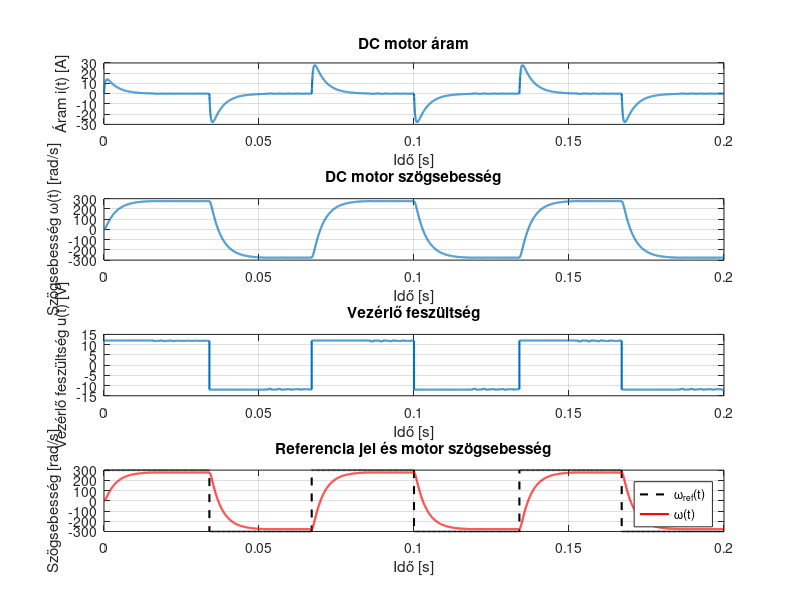

The MATLAB script that drew this image:
%% Paraméterek
% Motor paraméterek
R      = 0.716;      % Armatúra ellenállás [ohm]
L      = 0.00026;    % Armatúra induktivitás [H]
k      = 0.0429;     % Motor állandó (Nm/A vagy V/(rad/s))
J      = 1e-5;       % Tehetetlenségi nyomaték [kg*m^2]
b      = 0.0;        % Viszkózus súrlódás [N*m*s/rad]
T_load = 0.0;        % Terhelő nyomaték [Nm]

% Szabályozó paraméterek
Kp     = 0.5;        % P-szabályozó erősítés
Vmax   = 12.0;       % Feszültség szaturáció (±V)

% Referencia jel (négyszögjel) paraméterek
w_high = 300;        % Felső szögsebesség [rad/s]
w_low  = -300;       % Alsó szögsebesség [rad/s]
freq   = 15;         % Négyszögjel frekvencia [Hz]

% Szimulációs beállítások
t_max         = 0.2;        % Szimulációs idő [s]
dt_controller = 1e-3;       % Szabályozó frissítési időköze [s]

%% Inicializáció
% Kezdeti állapot: x = [i; omega]
x = [0; 0];  
t_current = 0;

% Eredmények tárolása
T_all      = [];
I_all      = [];
Omega_all  = [];
U_all      = [];
Wref_all   = [];

% Négyszögjel periódusa
T_period = 1 / freq;

%% Szimuláció (vezérlő update + adaptív motor integrálás)
while t_current < t_max
    % Következő vezérlő update időpontja
    t_next = min(t_current + dt_controller, t_max);
    
    % Referencia jel számítása a jelenlegi időpillanatban
    if mod(t_current, T_period) < T_period/2
        w_ref = w_high;
    else
        w_ref = w_low;
    end
    
    % Vezérlő: hibaszámítás és feszültség számítás
    error = w_ref - x(2);  % x(2) a motor szögsebessége (omega)
    u_raw = Kp * error;
    u = max(-Vmax, min(u_raw, Vmax)); % Szaturáció
    
    % Motor dinamikája: a vezérlő kimenetét fixnek tekintjük [t_current, t_next]
    motorODE = @(t, x) [ (u - R*x(1) - k*x(2)) / L; ...
                         (k*x(1) - b*x(2) - T_load) / J ];
                     
    opts = odeset('RelTol',1e-6,'AbsTol',1e-9);
    [t_interval, x_interval] = ode45(motorODE, [t_current t_next], x, opts);
    
    % Eredmények tárolása
    T_all      = [T_all; t_interval];
    I_all      = [I_all; x_interval(:,1)];
    Omega_all  = [Omega_all; x_interval(:,2)];
    U_all      = [U_all; u * ones(size(t_interval))];
    Wref_all   = [Wref_all; w_ref * ones(size(t_interval))];
    
    % Kezdőállapot frissítése a következő intervallumhoz
    x = x_interval(end,:)';
    t_current = t_next;
end

%% Ábrázolás
figure;

subplot(4,1,1);
plot(T_all, I_all, 'LineWidth',1.5);
xlabel('Idő [s]');
ylabel('Áram i(t) [A]');
title('DC motor áram');
grid on;

subplot(4,1,2);
plot(T_all, Omega_all, 'LineWidth',1.5);
xlabel('Idő [s]');
ylabel('Szögsebesség ω(t) [rad/s]');
title('DC motor szögsebesség');
grid on;

subplot(4,1,3);
plot(T_all, U_all, 'LineWidth',1.5);
xlabel('Idő [s]');
ylabel('Vezérlő feszültség u(t) [V]');
title('Vezérlő feszültség');
grid on;

subplot(4,1,4);
plot(T_all, Wref_all, 'k--', 'LineWidth',1.5); hold on;
plot(T_all, Omega_all, 'r', 'LineWidth',1.5);
xlabel('Idő [s]');
ylabel('Szögsebesség [rad/s]');
title('Referencia jel és motor szögsebesség');
legend('ω_{ref}(t)', 'ω(t)');
grid on;
